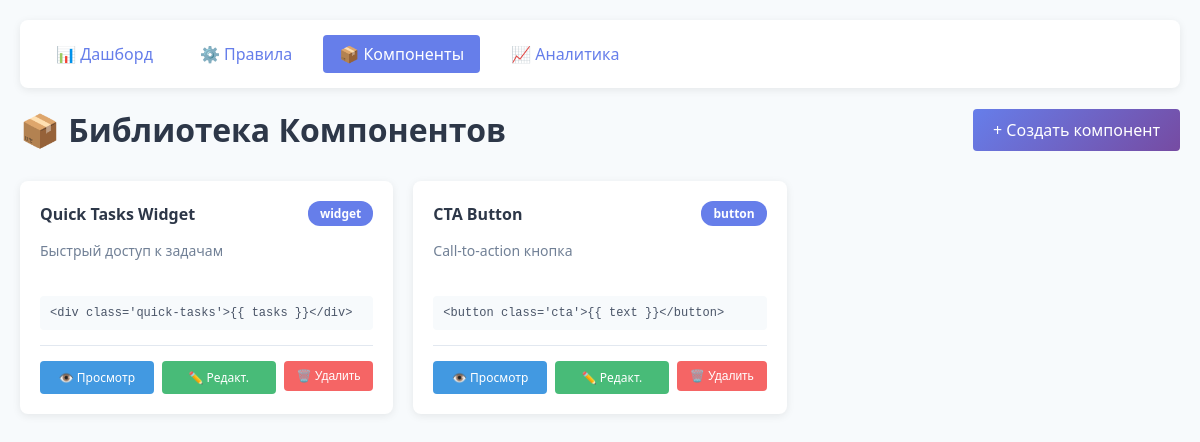
Before: /components (signed in) with the older database file.
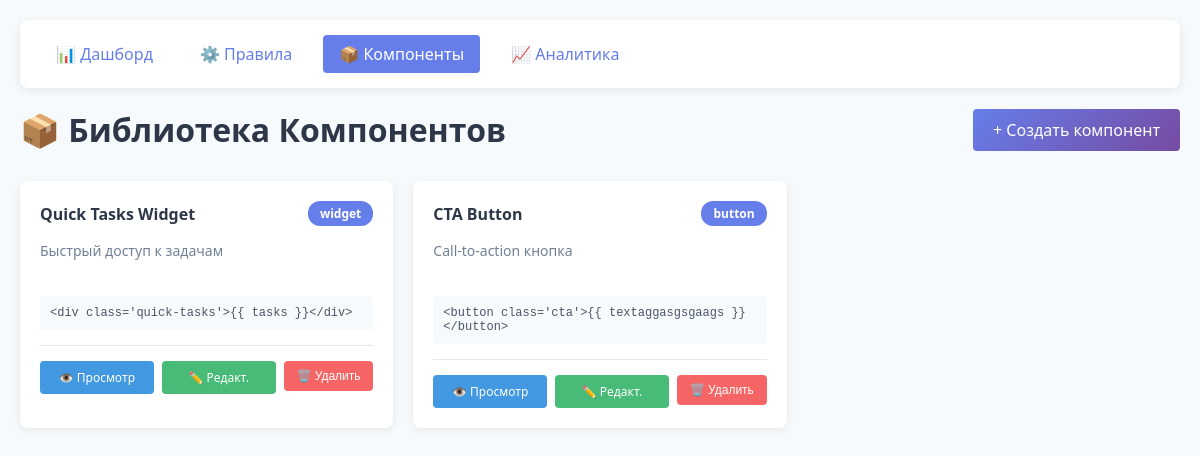
After: the same page with the newer database file.
### tables this page shows
CREATE TABLE components (
                id INTEGER PRIMARY KEY AUTOINCREMENT,
                name TEXT NOT NULL,
                type TEXT NOT NULL,
                description TEXT,
                html_template TEXT,
                css_styles TEXT,
                js_script TEXT,
                created_at TIMESTAMP DEFAULT CURRENT_TIMESTAMP
            );

### app.py (the view)
@app.route('/components')
@login_required
def components():
    components_list = get_all_components()
    return render_template('components.html', components=components_list)

### app.py (called while the page is built)
def get_db_connection():
    conn = sqlite3.connect(DB_PATH)
    conn.row_factory = sqlite3.Row
    return conn

def get_all_components():
    conn = get_db_connection()
    cursor = conn.cursor()
    cursor.execute('SELECT * FROM components ORDER BY created_at DESC')
    components = cursor.fetchall()
    conn.close()
    return [dict(comp) for comp in components]

def login_required(f):
    @wraps(f)
    def decorated_function(*args, **kwargs):
        if 'user_id' not in session:
            return redirect(url_for('login'))
        return f(*args, **kwargs)
    return decorated_function

### templates/components.html (shortened to what this page needs)
{% extends "base.html" %}
{% block content %}
<div class="navbar">
  <a href="/dashboard">📊 Дашборд</a>
  <a href="/rules">⚙️ Правила</a>
  <a href="/components" class="active">📦 Компоненты</a>
  <a href="/analytics">📈 Аналитика</a>
</div>
<div style="display: flex; justify-content: space-between; align-items: center; margin-bottom: 30px; gap: 20px;">
  <h1 style="margin: 0; color: #2d3748;">📦 Библиотека Компонентов</h1>
  <div style="display: flex; gap: 10px;">
    <a href="/components/create" style="background: linear-gradient(135deg, #667eea 0%, #764ba2 100%); color: white; padding: 10px 20px; border: none; border-radius: 4px; text-decoration: none; cursor: pointer; font-weight: 500; transition: all 0.3s; display: inline-block;">+ Создать компонент</a>
  </div>
</div>
{% if components %}
  <div style="display: grid; grid-template-columns: repeat(auto-fill, minmax(300px, 1fr)); gap: 20px;">
    {% for component in components %}
    <div style="background: white; border-radius: 8px; box-shadow: 0 2px 8px rgba(0, 0, 0, 0.08); padding: 20px; transition: all 0.3s;">
      <div style="display: flex; justify-content: space-between; align-items: center; margin-bottom: 15px;">
        <h3 style="margin: 0; color: #2d3748; font-size: 16px; font-weight: 600;">{{ component.name }}</h3>
        <span style="display: inline-block; padding: 4px 12px; background: #667eea; color: white; border-radius: 12px; font-size: 12px; font-weight: 600; white-space: nowrap;">{{ component.type }}</span>
      </div>
      <p style="color: #718096; font-size: 14px; margin-bottom: 15px; min-height: 40px;">{{ component.description }}</p>
      <div style="background: #f7fafc; padding: 10px; border-radius: 4px; margin-bottom: 15px; font-size: 12px; color: #4a5568; font-family: 'Courier New', monospace; white-space: pre-wrap; word-break: break-all; max-height: 80px; overflow: hidden;">{{ component.html_template[:100] }}{% if component.html_template|length > 100 %}...{% endif %}</div>
      <div style="display: flex; gap: 8px; border-top: 1px solid #e2e8f0; padding-top: 15px; margin-top: 15px;">
        <a href="/components/{{ component.id }}/view" style="flex: 1; padding: 8px 12px; background: #4299e1; color: white; border: none; border-radius: 4px; font-size: 12px; cursor: pointer; text-decoration: none; display: inline-flex; align-items: center; justify-content: center; gap: 5px; font-weight: 500; text-align: center;">👁️ Просмотр</a>
        <a href="/components/{{ component.id }}/edit" style="flex: 1; padding: 8px 12px; background: #48bb78; color: white; border: none; border-radius: 4px; font-size: 12px; cursor: pointer; text-decoration: none; display: inline-flex; align-items: center; justify-content: center; gap: 5px; font-weight: 500; text-align: center;">✏️ Редакт.</a>
        <form method="POST" action="/components/{{ component.id }}/delete" style="flex: 1; margin: 0;" onsubmit="return confirm('Вы уверены что хотите удалить этот компонент?');">
          <button type="submit" style="flex: 1; padding: 8px 12px; background: #f56565; color: white; border: none; border-radius: 4px; font-size: 12px; cursor: pointer; display: flex; align-items: center; justify-content: center; gap: 5px; font-weight: 500; width: 100%;">🗑️ Удалить</button>
        </form>
      </div>
    </div>
    {% endfor %}
  </div>
{% endif %}
{% endblock %}

Changed rows visible on the page:
changed components "CTA Button": html_template "<button class='cta'>{{ text }}</button>" → "<button class='cta'>{{ textaggasgsgaags }}</button>"
